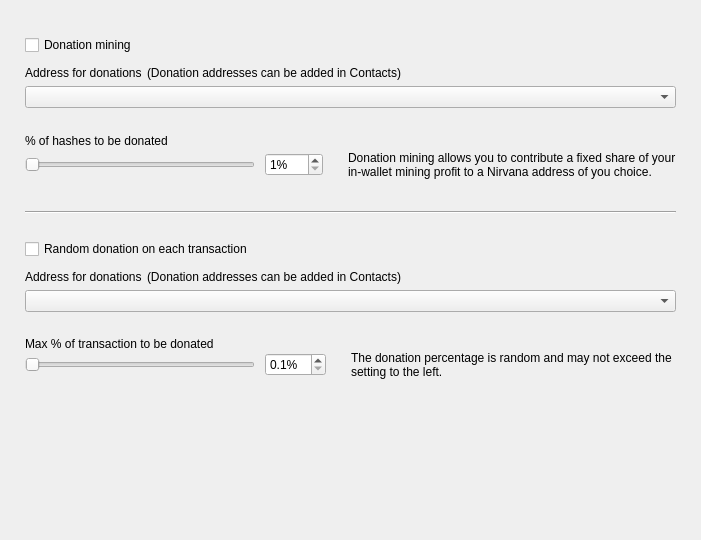
<?xml version="1.0" encoding="UTF-8"?>
<ui version="4.0">
 <class>DonationOptionsFrame</class>
 <widget class="QFrame" name="DonationOptionsFrame">
  <property name="geometry">
   <rect>
    <x>0</x>
    <y>0</y>
    <width>701</width>
    <height>540</height>
   </rect>
  </property>
  <property name="windowTitle">
   <string>Frame</string>
  </property>
  <property name="frameShape">
   <enum>QFrame::NoFrame</enum>
  </property>
  <property name="frameShadow">
   <enum>QFrame::Raised</enum>
  </property>
  <layout class="QVBoxLayout" name="verticalLayout">
   <property name="spacing">
    <number>10</number>
   </property>
   <property name="leftMargin">
    <number>25</number>
   </property>
   <property name="topMargin">
    <number>35</number>
   </property>
   <property name="rightMargin">
    <number>25</number>
   </property>
   <property name="bottomMargin">
    <number>0</number>
   </property>
   <item>
    <widget class="QCheckBox" name="m_enableDonationMiningCheck">
     <property name="text">
      <string>Donation mining</string>
     </property>
    </widget>
   </item>
   <item>
    <widget class="QFrame" name="m_donationMiningFrame">
     <property name="frameShape">
      <enum>QFrame::NoFrame</enum>
     </property>
     <property name="frameShadow">
      <enum>QFrame::Raised</enum>
     </property>
     <layout class="QGridLayout" name="gridLayout" columnstretch="1,0,0,1">
      <property name="leftMargin">
       <number>0</number>
      </property>
      <property name="topMargin">
       <number>0</number>
      </property>
      <property name="rightMargin">
       <number>0</number>
      </property>
      <property name="bottomMargin">
       <number>0</number>
      </property>
      <property name="horizontalSpacing">
       <number>10</number>
      </property>
      <property name="verticalSpacing">
       <number>0</number>
      </property>
      <item row="2" column="0" colspan="4">
       <widget class="QComboBox" name="m_donationMiningAddressCombo"/>
      </item>
      <item row="3" column="0" colspan="4">
       <spacer name="verticalSpacer_2">
        <property name="orientation">
         <enum>Qt::Vertical</enum>
        </property>
        <property name="sizeType">
         <enum>QSizePolicy::Fixed</enum>
        </property>
        <property name="sizeHint" stdset="0">
         <size>
          <width>20</width>
          <height>25</height>
         </size>
        </property>
       </spacer>
      </item>
      <item row="4" column="0" colspan="4">
       <widget class="WalletGui::WalletNormalBlackTextLabel" name="label_2">
        <property name="minimumSize">
         <size>
          <width>0</width>
          <height>16</height>
         </size>
        </property>
        <property name="text">
         <string>% of hashes to be donated</string>
        </property>
        <property name="indent">
         <number>0</number>
        </property>
       </widget>
      </item>
      <item row="5" column="1">
       <widget class="QSpinBox" name="m_donationMiningAmountSpin">
        <property name="suffix">
         <string>%</string>
        </property>
        <property name="minimum">
         <number>1</number>
        </property>
        <property name="maximum">
         <number>100</number>
        </property>
       </widget>
      </item>
      <item row="5" column="0">
       <widget class="QSlider" name="m_donationMiningAmountSlider">
        <property name="maximumSize">
         <size>
          <width>230</width>
          <height>16777215</height>
         </size>
        </property>
        <property name="minimum">
         <number>1</number>
        </property>
        <property name="maximum">
         <number>100</number>
        </property>
        <property name="orientation">
         <enum>Qt::Horizontal</enum>
        </property>
       </widget>
      </item>
      <item row="5" column="2">
       <spacer name="horizontalSpacer">
        <property name="orientation">
         <enum>Qt::Horizontal</enum>
        </property>
        <property name="sizeType">
         <enum>QSizePolicy::Fixed</enum>
        </property>
        <property name="sizeHint" stdset="0">
         <size>
          <width>5</width>
          <height>20</height>
         </size>
        </property>
       </spacer>
      </item>
      <item row="5" column="3" alignment="Qt::AlignVCenter">
       <widget class="WalletGui::WalletSmallGrayTextLabel" name="m_donationMiningCommentLabel">
        <property name="minimumSize">
         <size>
          <width>0</width>
          <height>32</height>
         </size>
        </property>
        <property name="text">
         <string>Donation mining allows you to contribute a fixed share of your in-wallet mining profit to a Nirvana address of you choice.</string>
        </property>
        <property name="wordWrap">
         <bool>true</bool>
        </property>
        <property name="indent">
         <number>0</number>
        </property>
       </widget>
      </item>
      <item row="1" column="0" colspan="4">
       <spacer name="verticalSpacer_6">
        <property name="orientation">
         <enum>Qt::Vertical</enum>
        </property>
        <property name="sizeType">
         <enum>QSizePolicy::Fixed</enum>
        </property>
        <property name="sizeHint" stdset="0">
         <size>
          <width>20</width>
          <height>5</height>
         </size>
        </property>
       </spacer>
      </item>
      <item row="0" column="0" colspan="4">
       <layout class="QHBoxLayout" name="horizontalLayout" stretch="0,1">
        <property name="spacing">
         <number>5</number>
        </property>
        <property name="leftMargin">
         <number>0</number>
        </property>
        <item>
         <widget class="WalletGui::WalletNormalBlackTextLabel" name="label">
          <property name="minimumSize">
           <size>
            <width>0</width>
            <height>16</height>
           </size>
          </property>
          <property name="text">
           <string>Address for donations</string>
          </property>
          <property name="indent">
           <number>0</number>
          </property>
         </widget>
        </item>
        <item>
         <widget class="WalletGui::WalletSmallGrayTextLabel" name="label_5">
          <property name="text">
           <string>(Donation addresses can be added in Contacts)</string>
          </property>
         </widget>
        </item>
       </layout>
      </item>
     </layout>
    </widget>
   </item>
   <item>
    <spacer name="verticalSpacer_3">
     <property name="orientation">
      <enum>Qt::Vertical</enum>
     </property>
     <property name="sizeType">
      <enum>QSizePolicy::Fixed</enum>
     </property>
     <property name="sizeHint" stdset="0">
      <size>
       <width>20</width>
       <height>20</height>
      </size>
     </property>
    </spacer>
   </item>
   <item>
    <widget class="Line" name="line">
     <property name="frameShadow">
      <enum>QFrame::Sunken</enum>
     </property>
     <property name="orientation">
      <enum>Qt::Horizontal</enum>
     </property>
    </widget>
   </item>
   <item>
    <spacer name="verticalSpacer_4">
     <property name="orientation">
      <enum>Qt::Vertical</enum>
     </property>
     <property name="sizeType">
      <enum>QSizePolicy::Fixed</enum>
     </property>
     <property name="sizeHint" stdset="0">
      <size>
       <width>20</width>
       <height>15</height>
      </size>
     </property>
    </spacer>
   </item>
   <item>
    <widget class="QCheckBox" name="m_enableDonationChangeCheck">
     <property name="text">
      <string>Random donation on each transaction</string>
     </property>
    </widget>
   </item>
   <item>
    <widget class="QFrame" name="m_donationChangeFrame">
     <property name="frameShape">
      <enum>QFrame::NoFrame</enum>
     </property>
     <property name="frameShadow">
      <enum>QFrame::Raised</enum>
     </property>
     <layout class="QGridLayout" name="gridLayout_2" columnstretch="1,0,0,1">
      <property name="leftMargin">
       <number>0</number>
      </property>
      <property name="topMargin">
       <number>0</number>
      </property>
      <property name="rightMargin">
       <number>0</number>
      </property>
      <property name="bottomMargin">
       <number>0</number>
      </property>
      <property name="horizontalSpacing">
       <number>10</number>
      </property>
      <property name="verticalSpacing">
       <number>0</number>
      </property>
      <item row="3" column="0" colspan="4">
       <spacer name="verticalSpacer_5">
        <property name="orientation">
         <enum>Qt::Vertical</enum>
        </property>
        <property name="sizeType">
         <enum>QSizePolicy::Fixed</enum>
        </property>
        <property name="sizeHint" stdset="0">
         <size>
          <width>20</width>
          <height>25</height>
         </size>
        </property>
       </spacer>
      </item>
      <item row="4" column="0" colspan="4">
       <widget class="WalletGui::WalletNormalBlackTextLabel" name="label_3">
        <property name="text">
         <string>Max % of transaction to be donated</string>
        </property>
        <property name="indent">
         <number>0</number>
        </property>
       </widget>
      </item>
      <item row="5" column="0">
       <widget class="QSlider" name="m_donationChangeAmountSlider">
        <property name="maximumSize">
         <size>
          <width>230</width>
          <height>16777215</height>
         </size>
        </property>
        <property name="minimum">
         <number>1</number>
        </property>
        <property name="maximum">
         <number>100</number>
        </property>
        <property name="orientation">
         <enum>Qt::Horizontal</enum>
        </property>
       </widget>
      </item>
      <item row="2" column="0" colspan="4">
       <widget class="QComboBox" name="m_donationChangeAddressCombo"/>
      </item>
      <item row="5" column="3" alignment="Qt::AlignVCenter">
       <widget class="WalletGui::WalletSmallGrayTextLabel" name="m_donationChangeCommentLabel">
        <property name="text">
         <string>The donation percentage is random and may not exceed the setting to the left.</string>
        </property>
        <property name="wordWrap">
         <bool>true</bool>
        </property>
        <property name="indent">
         <number>0</number>
        </property>
       </widget>
      </item>
      <item row="5" column="1">
       <widget class="QDoubleSpinBox" name="m_donationChangeAmountSpin">
        <property name="suffix">
         <string>%</string>
        </property>
        <property name="decimals">
         <number>1</number>
        </property>
        <property name="minimum">
         <double>0.100000000000000</double>
        </property>
        <property name="maximum">
         <double>10.000000000000000</double>
        </property>
        <property name="singleStep">
         <double>0.100000000000000</double>
        </property>
       </widget>
      </item>
      <item row="5" column="2">
       <spacer name="horizontalSpacer_2">
        <property name="orientation">
         <enum>Qt::Horizontal</enum>
        </property>
        <property name="sizeType">
         <enum>QSizePolicy::Fixed</enum>
        </property>
        <property name="sizeHint" stdset="0">
         <size>
          <width>5</width>
          <height>20</height>
         </size>
        </property>
       </spacer>
      </item>
      <item row="1" column="0" colspan="4">
       <spacer name="verticalSpacer_7">
        <property name="orientation">
         <enum>Qt::Vertical</enum>
        </property>
        <property name="sizeType">
         <enum>QSizePolicy::Fixed</enum>
        </property>
        <property name="sizeHint" stdset="0">
         <size>
          <width>20</width>
          <height>5</height>
         </size>
        </property>
       </spacer>
      </item>
      <item row="0" column="0" colspan="4">
       <layout class="QHBoxLayout" name="horizontalLayout_2" stretch="0,1">
        <property name="spacing">
         <number>5</number>
        </property>
        <property name="leftMargin">
         <number>0</number>
        </property>
        <item>
         <widget class="WalletGui::WalletNormalBlackTextLabel" name="label_4">
          <property name="minimumSize">
           <size>
            <width>0</width>
            <height>16</height>
           </size>
          </property>
          <property name="text">
           <string>Address for donations</string>
          </property>
          <property name="indent">
           <number>0</number>
          </property>
         </widget>
        </item>
        <item>
         <widget class="WalletGui::WalletSmallGrayTextLabel" name="label_6">
          <property name="text">
           <string>(Donation addresses can be added in Contacts)</string>
          </property>
         </widget>
        </item>
       </layout>
      </item>
     </layout>
    </widget>
   </item>
   <item>
    <spacer name="verticalSpacer">
     <property name="orientation">
      <enum>Qt::Vertical</enum>
     </property>
     <property name="sizeType">
      <enum>QSizePolicy::Expanding</enum>
     </property>
     <property name="sizeHint" stdset="0">
      <size>
       <width>20</width>
       <height>10</height>
      </size>
     </property>
    </spacer>
   </item>
  </layout>
 </widget>
 <customwidgets>
  <customwidget>
   <class>WalletGui::WalletSmallGrayTextLabel</class>
   <extends>QLabel</extends>
   <header>Gui/Common/WalletTextLabel.h</header>
  </customwidget>
  <customwidget>
   <class>WalletGui::WalletNormalBlackTextLabel</class>
   <extends>QLabel</extends>
   <header>Gui/Common/WalletTextLabel.h</header>
  </customwidget>
 </customwidgets>
 <resources/>
 <connections>
  <connection>
   <sender>m_enableDonationMiningCheck</sender>
   <signal>toggled(bool)</signal>
   <receiver>m_donationMiningFrame</receiver>
   <slot>setEnabled(bool)</slot>
   <hints>
    <hint type="sourcelabel">
     <x>353</x>
     <y>41</y>
    </hint>
    <hint type="destinationlabel">
     <x>350</x>
     <y>115</y>
    </hint>
   </hints>
  </connection>
  <connection>
   <sender>m_donationMiningAmountSlider</sender>
   <signal>valueChanged(int)</signal>
   <receiver>DonationOptionsFrame</receiver>
   <slot>donationMiningAmountChanged(int)</slot>
   <hints>
    <hint type="sourcelabel">
     <x>187</x>
     <y>155</y>
    </hint>
    <hint type="destinationlabel">
     <x>350</x>
     <y>269</y>
    </hint>
   </hints>
  </connection>
  <connection>
   <sender>m_donationMiningAmountSpin</sender>
   <signal>valueChanged(int)</signal>
   <receiver>DonationOptionsFrame</receiver>
   <slot>donationMiningAmountChanged(int)</slot>
   <hints>
    <hint type="sourcelabel">
     <x>391</x>
     <y>155</y>
    </hint>
    <hint type="destinationlabel">
     <x>350</x>
     <y>269</y>
    </hint>
   </hints>
  </connection>
  <connection>
   <sender>m_enableDonationChangeCheck</sender>
   <signal>toggled(bool)</signal>
   <receiver>m_donationChangeFrame</receiver>
   <slot>setEnabled(bool)</slot>
   <hints>
    <hint type="sourcelabel">
     <x>353</x>
     <y>237</y>
    </hint>
    <hint type="destinationlabel">
     <x>350</x>
     <y>328</y>
    </hint>
   </hints>
  </connection>
  <connection>
   <sender>m_donationChangeAmountSlider</sender>
   <signal>valueChanged(int)</signal>
   <receiver>DonationOptionsFrame</receiver>
   <slot>donationChangeAmountChanged(int)</slot>
   <hints>
    <hint type="sourcelabel">
     <x>187</x>
     <y>385</y>
    </hint>
    <hint type="destinationlabel">
     <x>350</x>
     <y>269</y>
    </hint>
   </hints>
  </connection>
  <connection>
   <sender>m_donationChangeAmountSpin</sender>
   <signal>valueChanged(double)</signal>
   <receiver>DonationOptionsFrame</receiver>
   <slot>donationChangeAmountChanged(double)</slot>
   <hints>
    <hint type="sourcelabel">
     <x>433</x>
     <y>353</y>
    </hint>
    <hint type="destinationlabel">
     <x>350</x>
     <y>269</y>
    </hint>
   </hints>
  </connection>
 </connections>
 <slots>
  <slot>donationMiningAmountChanged(int)</slot>
  <slot>donationChangeAmountChanged(int)</slot>
  <slot>donationChangeAmountChanged(double)</slot>
 </slots>
</ui>
